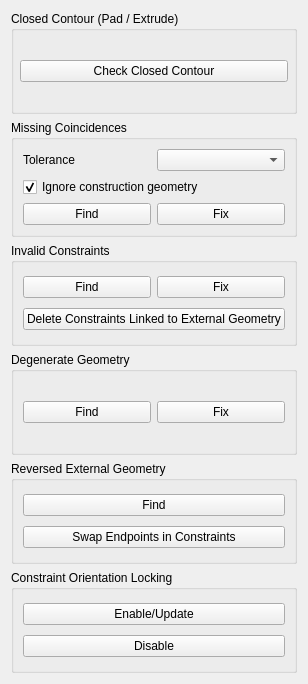
<?xml version="1.0" encoding="UTF-8"?>
<ui version="4.0">
 <class>SketcherGui::TaskSketcherValidation</class>
 <widget class="QWidget" name="SketcherGui::TaskSketcherValidation">
  <property name="geometry">
   <rect>
    <x>0</x>
    <y>0</y>
    <width>266</width>
    <height>684</height>
   </rect>
  </property>
  <property name="windowTitle">
   <string>Sketch Validation</string>
  </property>
  <layout class="QGridLayout" name="gridLayout_3">
   <item row="0" column="0">
    <widget class="QGroupBox" name="groupBox_0">
     <property name="title">
      <string>Closed Contour (Pad / Extrude)</string>
     </property>
     <layout class="QGridLayout" name="gridLayout_7">
      <property name="leftMargin">
       <number>6</number>
      </property>
      <property name="topMargin">
       <number>6</number>
      </property>
      <property name="rightMargin">
       <number>6</number>
      </property>
      <property name="bottomMargin">
       <number>6</number>
      </property>
      <item row="0" column="0">
       <widget class="QPushButton" name="highlightButton">
        <property name="toolTip">
         <string>Checks whether the sketch is a closed contour that Pad can extrude. Highlights open endpoints and points that sit near each other but are not coincident-constrained.</string>
        </property>
        <property name="text">
         <string>Check Closed Contour</string>
        </property>
       </widget>
      </item>
     </layout>
    </widget>
   </item>
   <item row="1" column="0">
    <widget class="QGroupBox" name="groupBox_1">
     <property name="toolTip">
      <string>Fixes missing coincidences by adding extra coincident constraints</string>
     </property>
     <property name="title">
      <string>Missing Coincidences</string>
     </property>
     <layout class="QGridLayout" name="gridLayout">
      <item row="0" column="0">
       <widget class="QLabel" name="label">
        <property name="text">
         <string>Tolerance</string>
        </property>
       </widget>
      </item>
      <item row="0" column="1">
       <widget class="QComboBox" name="comboBoxTolerance">
        <property name="toolTip">
         <string>Defines the X/Y tolerance within which missing coincidences are detected</string>
        </property>
       </widget>
      </item>
     <item row="1" column="0" colspan="2">
       <widget class="QCheckBox" name="checkBoxIgnoreConstruction">
        <property name="toolTip">
         <string>Ignores construction geometry in the search</string>
        </property>
        <property name="text">
         <string>Ignore construction geometry</string>
        </property>
        <property name="checked">
         <bool>true</bool>
        </property>
       </widget>
      </item>
      <item row="2" column="0">
       <widget class="QPushButton" name="findButton">
        <property name="toolTip">
         <string>Finds and displays missing coincidences in the sketch.
This is done by analyzing the sketch geometries and constraints.</string>
        </property>
        <property name="text">
         <string>Find</string>
        </property>
       </widget>
      </item>
      <item row="2" column="1">
       <widget class="QPushButton" name="fixButton">
        <property name="text">
         <string>Fix</string>
        </property>
       </widget>
      </item>
      </layout>
    </widget>
   </item>
   <item row="2" column="0">
    <widget class="QGroupBox" name="groupBox_2">
     <property name="title">
      <string>Invalid Constraints</string>
     </property>
     <layout class="QGridLayout" name="gridLayout_2">
      <item row="0" column="0">
       <widget class="QPushButton" name="findConstraint">
        <property name="toolTip">
         <string>Finds invalid/malformed constrains in the sketch</string>
        </property>
        <property name="text">
         <string>Find</string>
        </property>
       </widget>
      </item>
      <item row="0" column="1">
       <widget class="QPushButton" name="fixConstraint">
        <property name="toolTip">
         <string>Tries to fix found invalid constraints</string>
        </property>
        <property name="text">
         <string>Fix</string>
        </property>
       </widget>
      </item>
      <item row="1" column="0" colspan="2">
       <widget class="QPushButton" name="delConstrExtr">
        <property name="toolTip">
         <string>Deletes constraints referring to external geometry</string>
        </property>
        <property name="text">
         <string>Delete Constraints Linked to External Geometry</string>
        </property>
       </widget>
      </item>
     </layout>
    </widget>
   </item>
   <item row="3" column="0">
    <widget class="QGroupBox" name="groupBox_6">
     <property name="title">
      <string>Degenerate Geometry</string>
     </property>
     <layout class="QGridLayout" name="gridLayout_6">
      <item row="0" column="0">
       <widget class="QPushButton" name="findDegenerated">
        <property name="toolTip">
         <string>Finds degenerated geometries in the sketch</string>
        </property>
        <property name="text">
         <string>Find</string>
        </property>
       </widget>
      </item>
      <item row="0" column="1">
       <widget class="QPushButton" name="fixDegenerated">
        <property name="toolTip">
         <string>Tries to fix found degenerated geometries</string>
        </property>
        <property name="text">
         <string>Fix</string>
        </property>
       </widget>
      </item>
     </layout>
    </widget>
   </item>
   <item row="5" column="0">
    <widget class="QGroupBox" name="groupBox_3">
     <property name="title">
      <string>Reversed External Geometry</string>
     </property>
     <layout class="QGridLayout" name="gridLayout_4">
      <item row="0" column="0">
       <widget class="QPushButton" name="findReversed">
        <property name="toolTip">
         <string>Finds reversed external geometries</string>
        </property>
        <property name="text">
         <string>Find</string>
        </property>
       </widget>
      </item>
      <item row="1" column="0">
       <widget class="QPushButton" name="swapReversed">
        <property name="toolTip">
         <string>Fixes found reversed external geometries by swapping their endpoints</string>
        </property>
        <property name="text">
         <string>Swap Endpoints in Constraints</string>
        </property>
       </widget>
      </item>
     </layout>
    </widget>
   </item>
   <item row="6" column="0">
    <widget class="QGroupBox" name="groupBox_4">
     <property name="title">
      <string>Constraint Orientation Locking</string>
     </property>
     <layout class="QGridLayout" name="gridLayout_5">
      <item row="0" column="0">
       <widget class="QPushButton" name="orientLockEnable">
        <property name="toolTip">
         <string>Enables/updates constraint orientation locking</string>
        </property>
        <property name="text">
         <string>Enable/Update</string>
        </property>
       </widget>
      </item>
      <item row="1" column="0">
       <widget class="QPushButton" name="orientLockDisable">
        <property name="toolTip">
         <string>Disables constraint orientation locking</string>
        </property>
        <property name="text">
         <string>Disable</string>
        </property>
       </widget>
      </item>
     </layout>
    </widget>
   </item>
  </layout>
 </widget>
 <resources/>
 <connections/>
</ui>
